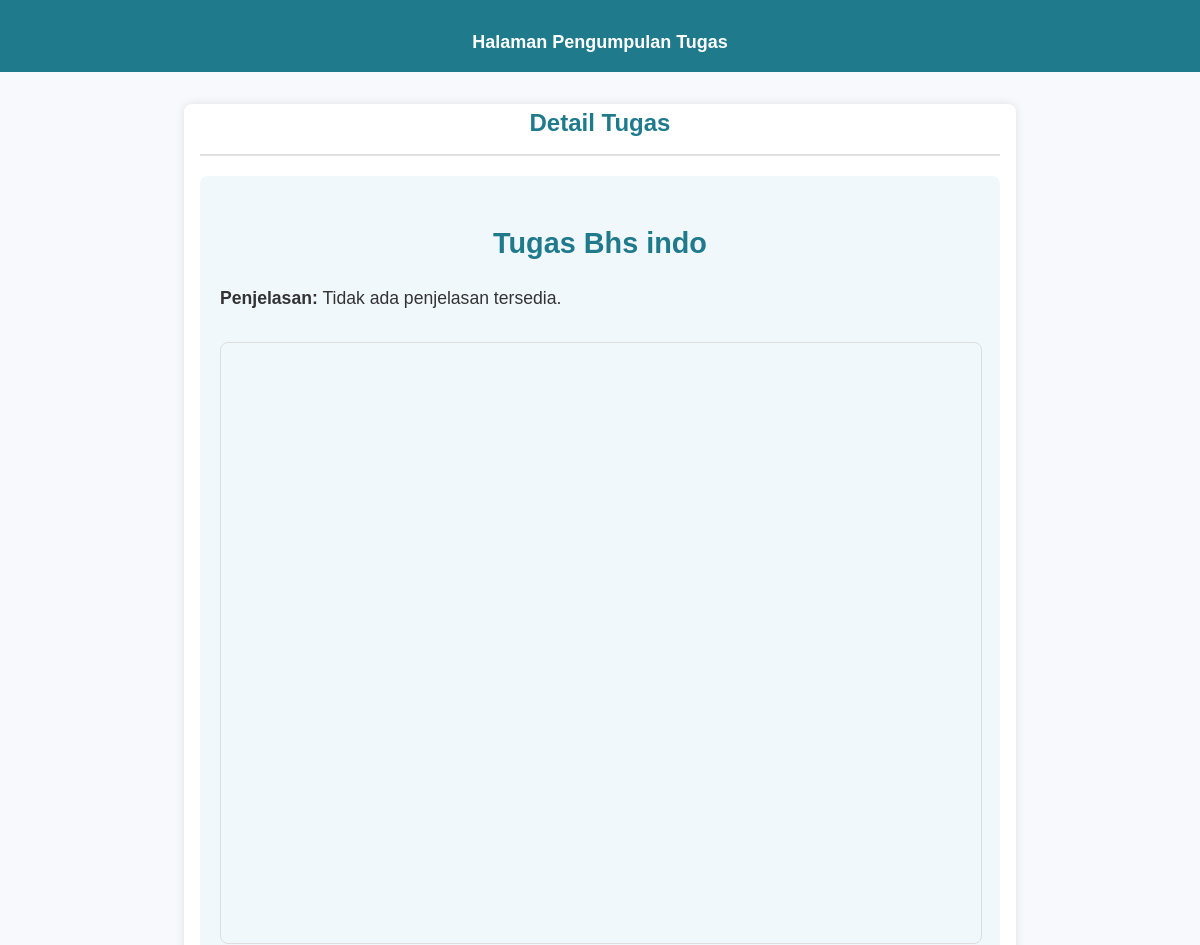
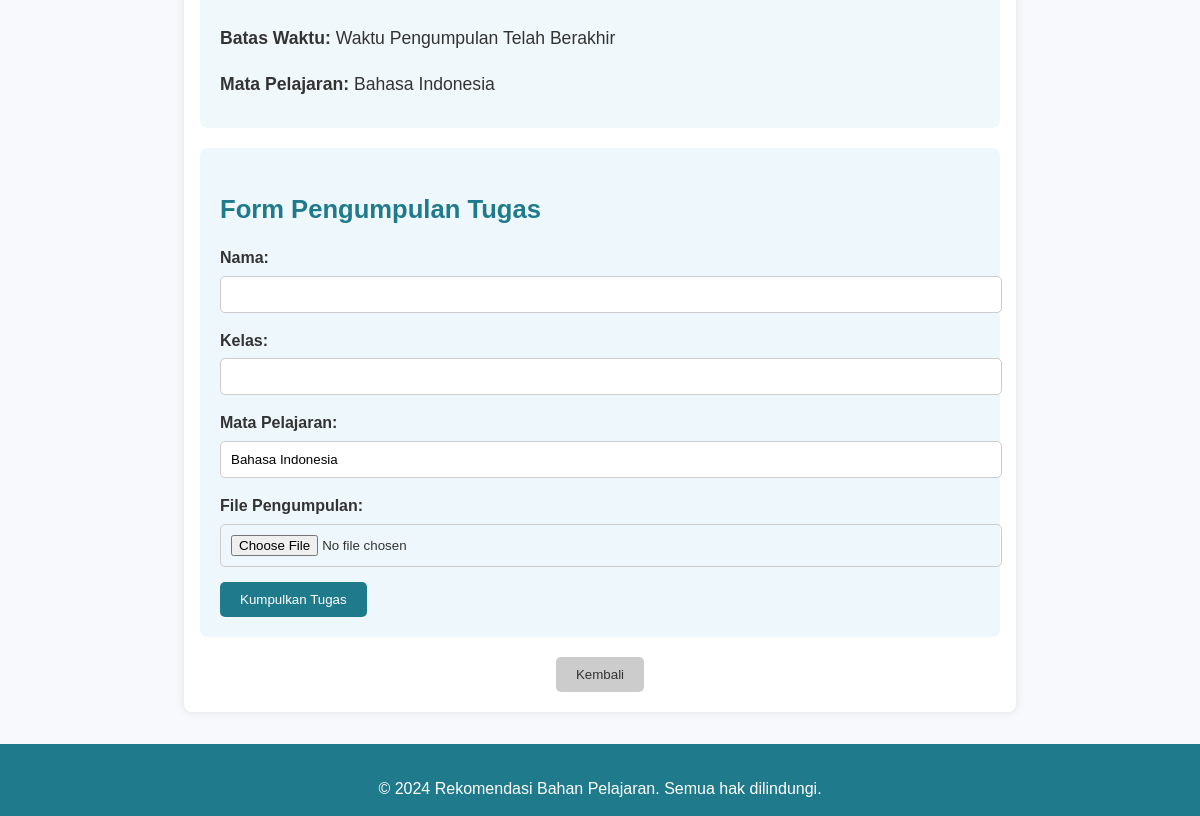
Page /Siswa/task-detail.php?id=1 on the committed database (2 pictures, top to bottom).
### tables this page shows
CREATE TABLE `tugas` (
  `id` int NOT NULL,
  `title` varchar(255) NOT NULL,
  `jelas` varchar(255) NOT NULL,
  `description` text,
  `due_date` date DEFAULT NULL,
  `teacher_id` int DEFAULT NULL,
  `subject_id` int DEFAULT NULL
);

CREATE TABLE `subjects` (
  `id` int NOT NULL,
  `name` varchar(255) NOT NULL,
  `description` text,
  `teacher_id` int DEFAULT NULL
);

### Siswa/task-detail.php (the view, shortened to what this page needs)
<?php
require_once '../koneksi.php';
$task_id = isset($_GET['id']) ? intval($_GET['id']) : 0;
$sql = "SELECT
s.name AS subject_name,
tg.title AS tugas_title,
tg.jelas AS tugas_jelas,
tg.description AS tugas_description,
tg.due_date AS tugas_due_date
FROM
tugas tg
JOIN
subjects s ON tg.subject_id = s.id
WHERE
tg.id = ?";
$stmt = $conn->prepare($sql);
$stmt->bind_param('i', $task_id);
$stmt->execute();
$result = $stmt->get_result();
$task = $result->fetch_assoc();
?>
<!DOCTYPE html>
<html lang="id">
<head>
    <link rel="stylesheet" href="https://cdnjs.cloudflare.com/ajax/libs/animate.css/4.1.1/animate.min.css">
</head>
<body onload="countdownTimer('<?php echo $task['tugas_due_date']; ?>')">
    <header class="animate__animated animate__fadeInDown">
        <h1>Halaman Pengumpulan Tugas</h1>
    </header>
    <main class="animate__animated animate__fadeInUp">
        <section class="task-detail animate__animated animate__fadeIn">
            <h1>Detail Tugas</h1>
            <?php if ($task): ?>
                <div class="task-info">
                    <h2><?php echo htmlspecialchars($task['tugas_title']); ?></h2>
                    <p><strong>Penjelasan:</strong>
                        <?php
                        if (isset($task['tugas_jelas']) && !empty($task['tugas_jelas'])) {
                            echo htmlspecialchars($task['tugas_jelas']);
                        } else {
                            echo "Tidak ada penjelasan tersedia.";
                        }
                        ?>
                    </p>
                    <?php if (isset($task['tugas_description']) && !empty($task['tugas_description'])): ?>
                        <iframe src="../Guru/uploads/<?php echo htmlspecialchars($task['tugas_description']); ?>" frameborder="1"></iframe>
                    <?php endif; ?>
                    <p><strong>Batas Waktu:</strong> <span id="countdown"></span></p>
                    <p><strong>Mata Pelajaran:</strong> <?php echo htmlspecialchars($task['subject_name']); ?></p>
                </div>
                <div class="submission-form">
                    <h2>Form Pengumpulan Tugas</h2>
                    <form method="post" action="submit-task.php" enctype="multipart/form-data">
                    <label for="student_name">Nama:</label>
                    <input type="text" id="student_name" name="student_name" required>
                    <label for="student_class">Kelas:</label>
                    <input type="text" id="student_class" name="student_class" required>
                    <label for="subject">Mata Pelajaran:</label>
                    <input type="text" id="subject" name="subject" value="<?php echo htmlspecialchars($task['subject_name']); ?>" readonly>
                    <label for="file">File Pengumpulan:</label>
                    <input type="file" id="file" name="file" required>
                    <button type="submit">Kumpulkan Tugas</button>
                </form>
                </div>
            <?php else: ?>
                <p>Tugas tidak ditemukan.</p>
            <?php endif; ?>
            <div class="back-button">
                <button onclick="window.history.back();">Kembali</button>
            </div>
        </section>
    </main>
    <footer>
        <p>&copy; 2024 Rekomendasi Bahan Pelajaran. Semua hak dilindungi.</p>
    </footer>
</body>
</html>

### Siswa/task-detail.php (style rules this page uses)
body { font-family: 'Arial', sans-serif; background-color: #f7f9fc; color: #333; margin: 0; padding: 0; line-height: 1.6; }
header, footer { background-color: #1f7a8c; color: #fff; text-align: center; padding: 1em 0; height: 40px; font-size: 16pxs; }
header h1 { font-size: 18px; }
main { max-width: 800px; margin: 2em auto; padding: 0 1em; background-color: #fff; box-shadow: 0 0 10px rgba(0, 0, 0, 0.1); border-radius: 8px; }
.task-detail h1 { color: #1f7a8c; border-bottom: 2px solid #e0e0e0; padding-bottom: 0.5em; text-align: center; }
.task-info { margin-bottom: 20px; padding: 20px; border-radius: 8px; background-color: #f1f8fc; }
.task-info h2 { font-size: 1.8em; margin-bottom: 10px; text-align: center; color: #1f7a8c; }
.task-info p { font-size: 1.1em; margin-bottom: 10px; }
iframe { width: 100%; height: 600px; margin-top: 20px; border: 1px solid #ddd; border-radius: 8px; }
.submission-form { padding: 20px; border-radius: 8px; background-color: #eef7fb; margin-bottom: 20px; }
.submission-form h2 { font-size: 1.6em; margin-bottom: 15px; color: #1f7a8c; }
.submission-form label { font-weight: bold; display: block; margin-bottom: 5px; color: #333; }
.submission-form input[type="text"], .submission-form input[type="file"] { width: 100%; padding: 10px; margin-bottom: 15px; border: 1px solid #ccc; border-radius: 5px; }
.submission-form button { padding: 10px 20px; background-color: #1f7a8c; color: #fff; border: none; border-radius: 5px; cursor: pointer; transition: background-color 0.3s ease; }
.back-button { text-align: center; margin-top: 20px; margin-bottom: 20px; }
.back-button button { padding: 10px 20px; background-color: #ccc; margin-bottom: 20px; color: #333; border: none; border-radius: 5px; cursor: pointer; transition: background-color 0.3s ease; }

### rows in the picture
tugas: title "Tugas Bhs indo", subject.name "Bahasa Indonesia", subject "Bahasa Indonesia"
